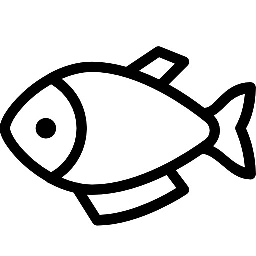
#> input picture img/fish.jpg, 256 x 256 px
$ python 0503rotation.py
#> lines starting #> are read from the running program, lines starting #| are printed output that depends on the picture
import cv2
import numpy as np

# 10도회전
img = cv2.imread('./img/fish.jpg')
#> img is the input picture: shape (256, 256, 3); min 0, max 255, mean 211.5
height, width = img.shape[0:2]
#> height = 256; width = 256
d10 = 10 * np.pi / 180
m10 = np.float32([[np.cos(d10), -1 * np.sin(d10), 0],
                  [np.sin(d10), np.cos(d10), 0]])
r10 = cv2.warpAffine(img, m10, (width, height))
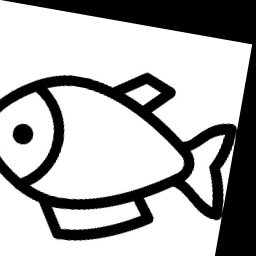
#> r10: shape (256, 256, 3); min 0, max 255, mean 173.4
cv2.imshow("",img)
cv2.imshow("r10", r10)
cv2.waitKeyEx(0)
cv2.destroyAllWindows()

# 90도 회전
img = cv2.imread('./img/fish.jpg')
height, width = img.shape[0:2]
d10 = 90 * np.pi / 180
m10 = np.float32([[np.cos(d10), -1 * np.sin(d10), 256],
                  [np.sin(d10), np.cos(d10), 0]])
r10 = cv2.warpAffine(img, m10, (width, height))
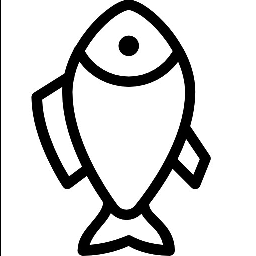
#> r10: shape (256, 256, 3); min 0, max 255, mean 210.5
cv2.imshow("",img)
cv2.imshow("r90", r10)
cv2.waitKeyEx(0)
cv2.destroyAllWindows()

#180도 회전
img = cv2.imread('./img/children.jpg')
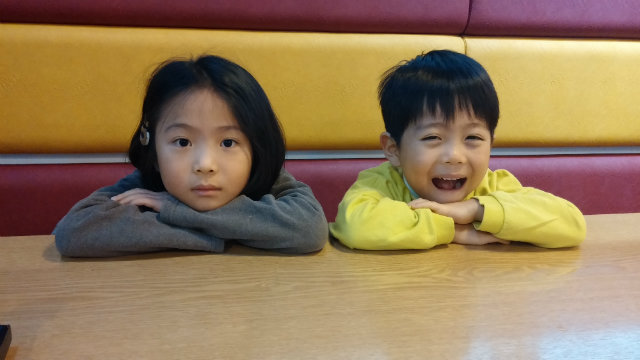
#> input picture img/children.jpg, 640 x 360 px
#> img is the input picture: shape (360, 640, 3); mean B, G, R 87.7, 120.7, 145.5
height, width = img.shape[0:2]
#> height = 360; width = 640
d10 = 180 * np.pi / 180
m10 = np.float32([[np.cos(d10), -1 * np.sin(d10), width],
                  [np.sin(d10), np.cos(d10), height]])
r10 = cv2.warpAffine(img, m10, (width, height))
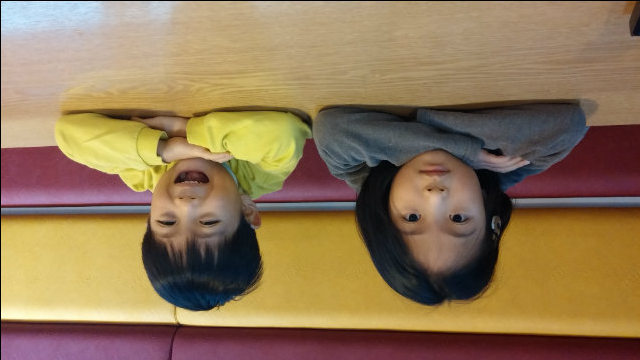
#> r10: shape (360, 640, 3); mean B, G, R 87.3, 120.4, 145
cv2.imshow("",img)
cv2.imshow("r180", r10)
cv2.waitKeyEx(0)
cv2.destroyAllWindows()
